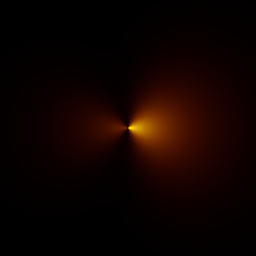
#> input picture electron_spiral_direct.png, 256 x 256 px, found by its file name
$ python full_image_analysis.py
#> lines starting #> are read from the running program, lines starting #| are printed output that depends on the picture; after the words box and inside, x2 and y2 are one past the last pixel; in counts of white or black regions, pixels touching at a corner belong together
#!/usr/bin/env python3
"""
Analyze the FULL image - not just test points
Check if spiral is complete across entire domain
"""

import numpy as np
from PIL import Image
import matplotlib.pyplot as plt

# Load the actual rendered image
img = Image.open('c:/Determined/electron_spiral_direct.png')
#> img is the input picture: PIL image 256x256 RGB; mean R, G, B 15.1, 2.6, 0
img_array = np.array(img)

print("="*70)
print("FULL IMAGE ANALYSIS - Electron Spiral")
print("="*70)
print(f"Image shape: {img_array.shape}")
#| Image shape: (256, 256, 3)
print(f"Image size: {img.size}")
#| Image size: (256, 256)

# Convert RGB to grayscale to see intensity structure
gray = np.mean(img_array, axis=2)
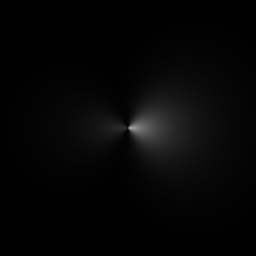
#> gray: shape (256, 256) float64; min 0, max 158.7, mean 5.9

print(f"\nGrayscale intensity range: [{gray.min():.1f}, {gray.max():.1f}]")
#| Grayscale intensity range: [0.0, 158.7]

# Look at specific scanlines to see patterns
print("\nHorizontal scanline (middle, y=128):")
scanline_h = img_array[128, :, :]
#> scanline_h = 256 rows, first 8: [4, 0, 0], [4, 0, 0], [5, 0, 0], [5, 0, 0], [5, 0, 0], [5, 0, 0], [5, 0, 0], [5, 0, 0]
print(f"  R values (first 20): {scanline_h[:20, 0]}")
#|   R values (first 20): [4 4 5 5 5 5 5 5 5 6 6 6 6 6 6 7 7 7 7 7]
print(f"  G values (first 20): {scanline_h[:20, 1]}")
#|   G values (first 20): [0 0 0 0 0 0 0 0 0 0 0 0 0 0 0 0 0 0 0 0]
print(f"  B values (first 20): {scanline_h[:20, 2]}")
#|   B values (first 20): [0 0 0 0 0 0 0 0 0 0 0 0 0 0 0 0 0 0 0 0]

print("\nVertical scanline (middle, x=128):")
scanline_v = img_array[:, 128, :]
#> scanline_v = 256 rows, first 8: [0, 0, 0], [0, 0, 0], [0, 0, 0], [0, 0, 0], [0, 0, 0], [0, 0, 0], [0, 0, 0], [0, 0, 0]
print(f"  R values (first 20): {scanline_v[:20, 0]}")
#|   R values (first 20): [0 0 0 0 0 0 0 0 0 0 1 1 1 1 1 1 1 1 1 1]
print(f"  G values (first 20): {scanline_v[:20, 1]}")
#|   G values (first 20): [0 0 0 0 0 0 0 0 0 0 0 0 0 0 0 0 0 0 0 0]
print(f"  B values (first 20): {scanline_v[:20, 2]}")
#|   B values (first 20): [0 0 0 0 0 0 0 0 0 0 0 0 0 0 0 0 0 0 0 0]

# Check what's in different regions
print("\n" + "="*70)
print("REGIONAL ANALYSIS")
print("="*70)

regions = {
    "Top-left corner [0:10, 0:10]": (slice(0, 10), slice(0, 10)),
    "Center [120:136, 120:136]": (slice(120, 136), slice(120, 136)),
    "Top-right corner [0:10, 245:256]": (slice(0, 10), slice(245, 256)),
    "Bottom-left corner [245:256, 0:10]": (slice(245, 256), slice(0, 10)),
    "Bottom-right corner [245:256, 245:256]": (slice(245, 256), slice(245, 256)),
}

for name, (y_slice, x_slice) in regions.items():
    region = img_array[y_slice, x_slice, :]
    print(f"\n{name}:")
    print(f"  Shape: {region.shape}")
    print(f"  Color (mean): R={region[:,:,0].mean():.0f}, G={region[:,:,1].mean():.0f}, B={region[:,:,2].mean():.0f}")
    print(f"  Intensity range: [{region.mean(axis=2).min():.0f}, {region.mean(axis=2).max():.0f}]")

    # Check if all pixels are same color (suggesting missing computation)
    unique_colors = len(np.unique(region.reshape(-1, 3), axis=0))
    print(f"  Unique colors in region: {unique_colors}")
#> this loop made 5 passes
#> unique_colors on passes 1 to 5: 1, 99, 2, 1, 2
#> (printed output is left out)

# Visual inspection - check if the spiral actually extends to edges
print("\n" + "="*70)
print("SPIRAL EXTENT CHECK")
print("="*70)

# Check intensity at different radii
center = 128
radii = [10, 20, 50, 100, 120, 127]

for r in radii:
    # Sample at cardinal directions from center
    samples = [
        (center, center + r, "right"),
        (center, center - r, "left"),
        (center + r, center, "down"),
        (center - r, center, "up"),
    ]

    print(f"\nRadius {r} from center:")
    for y, x, direction in samples:
        if 0 <= x < 256 and 0 <= y < 256:
            rgb = img_array[y, x, :]
            intensity = rgb.mean()
            print(f"  {direction:5s} ({x:3d},{y:3d}): RGB={tuple(rgb)}, intensity={intensity:.0f}")

# Check if image is all uniform color (would indicate error)
unique_pixels = len(np.unique(img_array.reshape(-1, 3), axis=0))
#> unique_pixels = 312
print(f"\n{'='*70}")
print(f"Total unique colors in image: {unique_pixels}")
#| Total unique colors in image: 312
if unique_pixels < 100:
    print("⚠️  WARNING: Very few unique colors - may indicate rendering error!")
else:
    print(f"✓ Good color variation ({unique_pixels} unique colors)")
#| ✓ Good color variation (312 unique colors)

# Create a visual comparison showing what regions have data
print("\n" + "="*70)
print("CREATING DIAGNOSTIC VISUALIZATION")
print("="*70)

fig, axes = plt.subplots(2, 2, figsize=(12, 12))

# Original image
axes[0,0].imshow(img_array)
axes[0,0].set_title('Original Render')
axes[0,0].grid(True, alpha=0.3)

# Intensity map
axes[0,1].imshow(gray, cmap='gray')
axes[0,1].set_title('Intensity (grayscale)')
axes[0,1].grid(True, alpha=0.3)

# Hue map (from RGB)
hsv_array = np.zeros((256, 256, 3))
for y in range(256):
    for x in range(256):
        r, g, b = img_array[y, x, :] / 255.0
        max_c = max(r, g, b)
        min_c = min(r, g, b)
        delta = max_c - min_c

        if delta == 0:
            h = 0
        elif max_c == r:
            h = 60 * (((g - b) / delta) % 6)
        elif max_c == g:
            h = 60 * ((b - r) / delta + 2)
        else:
            h = 60 * ((r - g) / delta + 4)

        h = h / 360.0
        hsv_array[y, x, 0] = h
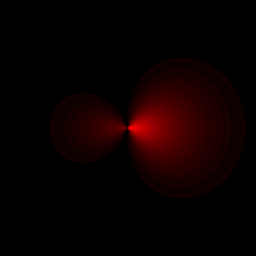
#> hsv_array: shape (256, 256, 3) float64; mean R, G, B 0.00612, 0, 0; drawn with min black and max white

axes[1,0].imshow(hsv_array[:,:,0], cmap='hsv')
axes[1,0].set_title('Hue Map')
axes[1,0].grid(True, alpha=0.3)

# Saturation of colors
sat_array = np.zeros((256, 256))
for y in range(256):
    for x in range(256):
        r, g, b = img_array[y, x, :] / 255.0
        max_c = max(r, g, b)
        if max_c == 0:
            sat = 0
        else:
            sat = (max_c - min(r, g, b)) / max_c
        sat_array[y, x] = sat
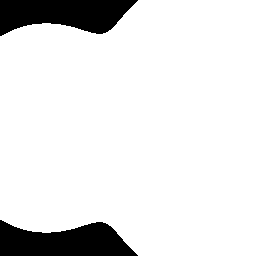
#> sat_array: shape (256, 256) float64; values 0 (black) and 1 (white), 89.2% white; 2 black regions, box (x1, y1, x2, y2) and area: (0, 0, 138, 36) 3527, (0, 220, 138, 256) 3527

axes[1,1].imshow(sat_array, cmap='viridis')
axes[1,1].set_title('Color Saturation')
axes[1,1].grid(True, alpha=0.3)

plt.tight_layout()
plt.savefig('c:/Determined/electron_spiral_diagnostics.png', dpi=100)
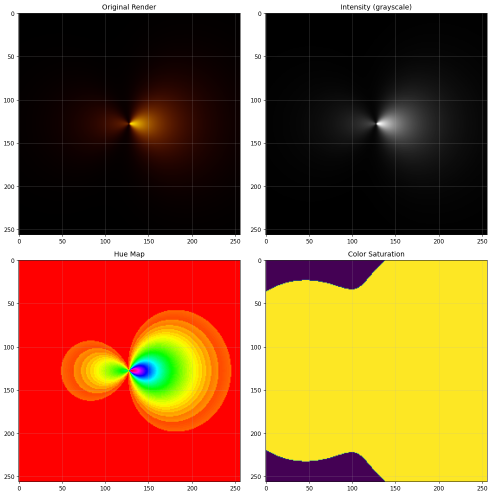
#> figure drawn by matplotlib, 4 panels
print("✓ Saved: electron_spiral_diagnostics.png")

# Check the outer edges specifically
print("\n" + "="*70)
print("EDGE ANALYSIS")
print("="*70)

edge_corners = {
    "TL": img_array[0:1, 0:1, :][0,0],
    "TR": img_array[0:1, 255:256, :][0,0],
    "BL": img_array[255:256, 0:1, :][0,0],
    "BR": img_array[255:256, 255:256, :][0,0],
}
#> edge_corners = {'TL': [0, 0, 0], 'TR': [1, 0, 0], 'BL': [0, 0, 0], 'BR': [1, 0, 0]}

for corner, rgb in edge_corners.items():
    print(f"{corner}: RGB={tuple(rgb)}")
#> this loop made 4 passes
#| TL: RGB=(0, 0, 0)
#| TR: RGB=(1, 0, 0)
#| BL: RGB=(0, 0, 0)
#| BR: RGB=(1, 0, 0)

print("\n" + "="*70)
print("CONCLUSION")
print("="*70)
print("Check the diagnostic image to see if spiral extends fully.")
print("If outer regions are all same color, spiral doesn't reach edges.")
